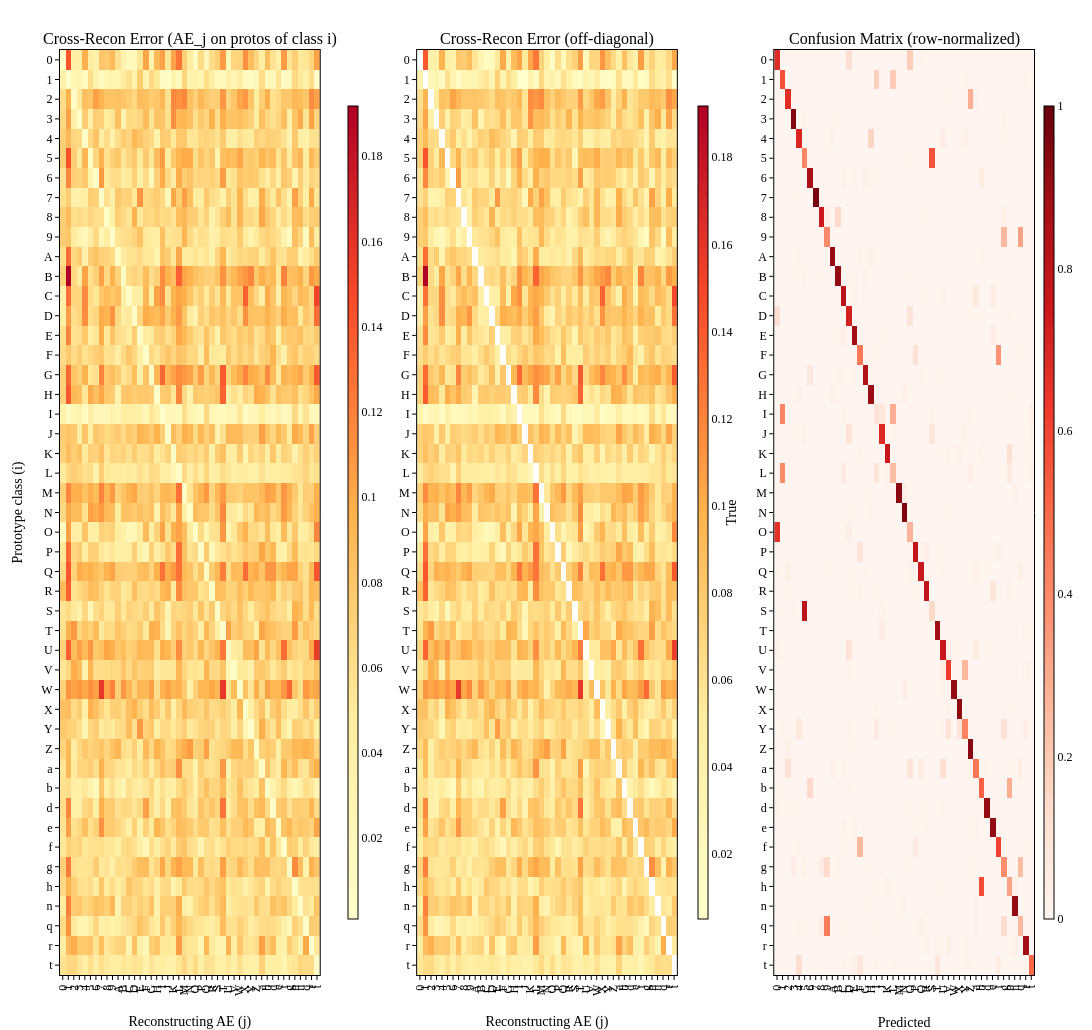
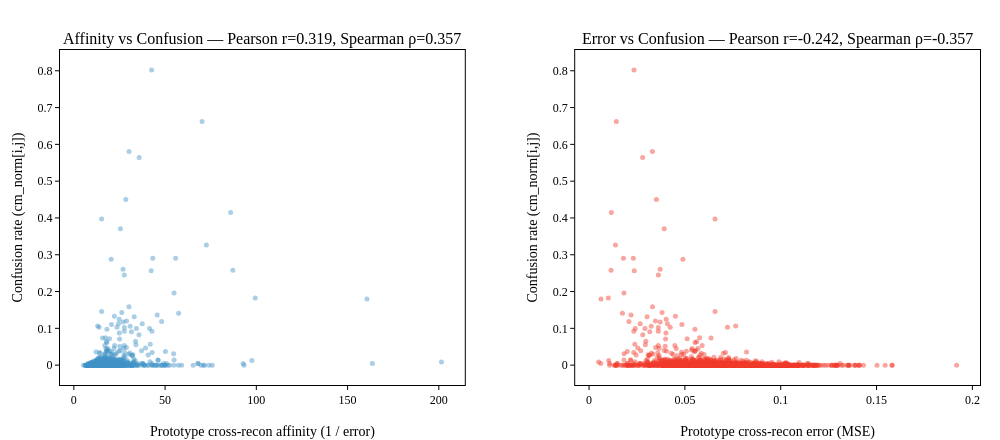

Source (notebook cell) for these figures, in order:
### Markdown cell above
## Cross-Reconstruction of Prototypes

For each class *i*, reconstruct its prototypes through **every** autoencoder *j*.
This produces a cross-reconstruction error matrix that reveals which AEs find each
other's prototypes easy to reconstruct — a structural predictor of misclassification.

### Code cell
# --- Cross-reconstruction error matrix for prototypes ---
proto_features = model._prototype_features
proto_classes = model._prototype_classes

if proto_features is None or len(proto_features) == 0:
    print("No prototype features found in the model checkpoint.")
else:
    cross_errors = np.zeros((num_classes, num_classes))
    proto_counts = np.zeros(num_classes)

    with torch.no_grad():
        for i in range(len(proto_features)):
            c_true = int(proto_classes[i].item())
            feat = proto_features[i].unsqueeze(0).to(DEVICE)
            errors = model.ae_manager.compute_all_reconstruction_errors(feat)
            cross_errors[c_true] += errors.cpu().numpy().squeeze(0)
            proto_counts[c_true] += 1

    for c in range(num_classes):
        if proto_counts[c] > 0:
            cross_errors[c] /= proto_counts[c]

    cross_offdiag = cross_errors.copy()
    np.fill_diagonal(cross_offdiag, np.nan)

    fig = make_subplots(
        rows=1, cols=3,
        subplot_titles=(
            "Cross-Recon Error (AE_j on protos of class i)",
            "Cross-Recon Error (off-diagonal)",
            "Confusion Matrix (row-normalized)",
        ),
        horizontal_spacing=0.10,
    )

    fig.add_trace(go.Heatmap(
        z=cross_errors, x=class_names, y=class_names,
        colorscale=YLORRD,
        colorbar=dict(x=0.285, len=0.9, thickness=10, outlinewidth=1, outlinecolor="black"),
        hovertemplate="i=%{y}<br>j=%{x}<br>err=%{z:.4f}<extra></extra>",
    ), row=1, col=1)

    fig.add_trace(go.Heatmap(
        z=cross_offdiag, x=class_names, y=class_names,
        colorscale=YLORRD,
        colorbar=dict(x=0.645, len=0.9, thickness=10, outlinewidth=1, outlinecolor="black"),
        hovertemplate="i=%{y}<br>j=%{x}<br>err=%{z:.4f}<extra></extra>",
    ), row=1, col=2)

    fig.add_trace(go.Heatmap(
        z=cm_norm, x=class_names, y=class_names,
        colorscale=REDS, zmin=0, zmax=1,
        colorbar=dict(x=1.0, len=0.9, thickness=10, outlinewidth=1, outlinecolor="black"),
        hovertemplate="true=%{y}<br>pred=%{x}<br>rate=%{z:.3f}<extra></extra>",
    ), row=1, col=3)

    for col in (1, 2, 3):
        fig.update_xaxes(dtick=1, tickangle=-90, row=1, col=col)
        fig.update_yaxes(dtick=1, autorange="reversed", row=1, col=col)

    fig.update_xaxes(title_text="Reconstructing AE (j)", row=1, col=1)
    fig.update_yaxes(title_text="Prototype class (i)", row=1, col=1)
    fig.update_xaxes(title_text="Reconstructing AE (j)", row=1, col=2)
    fig.update_xaxes(title_text="Predicted", row=1, col=3)
    fig.update_yaxes(title_text="True", row=1, col=3)

    side = max(380, num_classes * 20)
    fig.update_layout(width=side * 3 + 220, height=side + 90, showlegend=False)
    fig.show(config=PLOTLY_CONFIG)

    # --- Correlation: off-diagonal cross-recon error vs confusion rate ---
    offdiag_mask = ~np.eye(num_classes, dtype=bool)
    cross_vals = cross_errors[offdiag_mask]
    cm_vals = cm_norm[offdiag_mask]
    cross_affinity = 1.0 / np.clip(cross_vals, 1e-8, None)

    from scipy.stats import spearmanr, pearsonr
    r_pearson, p_pearson = pearsonr(cross_affinity, cm_vals)
    r_spearman, p_spearman = spearmanr(cross_affinity, cm_vals)
    r2_pearson, p2 = pearsonr(cross_vals, cm_vals)
    r2_spearman, p2s = spearmanr(cross_vals, cm_vals)

    fig = make_subplots(
        rows=1, cols=2,
        subplot_titles=(
            f"Affinity vs Confusion — Pearson r={r_pearson:.3f}, Spearman ρ={r_spearman:.3f}",
            f"Error vs Confusion — Pearson r={r2_pearson:.3f}, Spearman ρ={r2_spearman:.3f}",
        ),
        horizontal_spacing=0.12,
    )
    fig.add_trace(go.Scatter(
        x=cross_affinity, y=cm_vals, mode="markers",
        marker=dict(size=5, color="#4292c6", opacity=0.45, line=dict(width=0)),
        showlegend=False,
    ), row=1, col=1)
    fig.add_trace(go.Scatter(
        x=cross_vals, y=cm_vals, mode="markers",
        marker=dict(size=5, color="#ef3b2c", opacity=0.45, line=dict(width=0)),
        showlegend=False,
    ), row=1, col=2)

    fig.update_xaxes(title_text="Prototype cross-recon affinity (1 / error)", row=1, col=1)
    fig.update_yaxes(title_text="Confusion rate (cm_norm[i,j])", row=1, col=1)
    fig.update_xaxes(title_text="Prototype cross-recon error (MSE)", row=1, col=2)
    fig.update_yaxes(title_text="Confusion rate (cm_norm[i,j])", row=1, col=2)
    fig.update_layout(width=1000, height=440)
    fig.show(config=PLOTLY_CONFIG)

    # --- Per-class top "leaky" AEs ---
    print("Per-class: AEs that reconstruct class_i prototypes best (excluding own AE)")
    print("=" * 80)
    rows = []
    for c in range(num_classes):
        own_err = cross_errors[c, c]
        other_errs = sorted([(j, cross_errors[c, j]) for j in range(num_classes) if j != c], key=lambda x: x[1])[:3]
        top3_info = [
            f"{class_names[j]} (err={err:.4f}, conf={cm_norm[c, j]:.3f})"
            for j, err in other_errs
        ]
        rows.append({
            "class": class_names[c],
            "own_recon_err": f"{own_err:.4f}",
            "top_cross_recon": " | ".join(top3_info),
        })
    df_cross = pd.DataFrame(rows)
    display(df_cross)

### Figure 1 — Plotly figure (JSON) as saved in the notebook; plotly's stock layout.template omitted (floating-point values rounded to 4 significant figures; data arrays with more than 128 entries replaced by an {"elided": "..."} marker saying what was removed)
{"data": [{"colorbar": {"len": 0.9, "outlinecolor": "black", "outlinewidth": 1, "thickness": 10, "x": 0.285}, "colorscale": [[0, "#ffffcc"], [0.25, "#ffeda0"], [0.5, "#feb24c"], [0.75, "#fc4e2a"], [1, "#b10026"]], "hovertemplate": "i=%{y}<br>j=%{x}<br>err=%{z:.4f}<extra></extra>", "type": "heatmap", "x": ["0", "1", "2", "3", "4", "5", "6", "7", "8", "9", "A", "B", "C", "D", "E", "F", "G", "H", "I", "J", "K", "L", "M", "N", "O", "P", "Q", "R", "S", "T", "U", "V", "W", "X", "Y", "Z", "a", "b", "d", "e", "f", "g", "h", "n", "q", "r", "t"], "xaxis": "x", "y": ["0", "1", "2", "3", "4", "5", "6", "7", "8", "9", "A", "B", "C", "D", "E", "F", "G", "H", "I", "J", "K", "L", "M", "N", "O", "P", "Q", "R", "S", "T", "U", "V", "W", "X", "Y", "Z", "a", "b", "d", "e", "f", "g", "h", "n", "q", "r", "t"], "yaxis": "y", "z": {"elided": "47x47 float values"}}, {"colorbar": {"len": 0.9, "outlinecolor": "black", "outlinewidth": 1, "thickness": 10, "x": 0.645}, "colorscale": [[0, "#ffffcc"], [0.25, "#ffeda0"], [0.5, "#feb24c"], [0.75, "#fc4e2a"], [1, "#b10026"]], "hovertemplate": "i=%{y}<br>j=%{x}<br>err=%{z:.4f}<extra></extra>", "type": "heatmap", "x": ["0", "1", "2", "3", "4", "5", "6", "7", "8", "9", "A", "B", "C", "D", "E", "F", "G", "H", "I", "J", "K", "L", "M", "N", "O", "P", "Q", "R", "S", "T", "U", "V", "W", "X", "Y", "Z", "a", "b", "d", "e", "f", "g", "h", "n", "q", "r", "t"], "xaxis": "x2", "y": ["0", "1", "2", "3", "4", "5", "6", "7", "8", "9", "A", "B", "C", "D", "E", "F", "G", "H", "I", "J", "K", "L", "M", "N", "O", "P", "Q", "R", "S", "T", "U", "V", "W", "X", "Y", "Z", "a", "b", "d", "e", "f", "g", "h", "n", "q", "r", "t"], "yaxis": "y2", "z": {"elided": "47x47 float values"}}, {"colorbar": {"len": 0.9, "outlinecolor": "black", "outlinewidth": 1, "thickness": 10, "x": 1}, "colorscale": [[0, "#fff5f0"], [0.125, "#fee0d2"], [0.25, "#fcbba1"], [0.375, "#fc9272"], [0.5, "#fb6a4a"], [0.625, "#ef3b2c"], [0.75, "#cb181d"], [0.875, "#a50f15"], [1, "#67000d"]], "hovertemplate": "true=%{y}<br>pred=%{x}<br>rate=%{z:.3f}<extra></extra>", "type": "heatmap", "x": ["0", "1", "2", "3", "4", "5", "6", "7", "8", "9", "A", "B", "C", "D", "E", "F", "G", "H", "I", "J", "K", "L", "M", "N", "O", "P", "Q", "R", "S", "T", "U", "V", "W", "X", "Y", "Z", "a", "b", "d", "e", "f", "g", "h", "n", "q", "r", "t"], "xaxis": "x3", "y": ["0", "1", "2", "3", "4", "5", "6", "7", "8", "9", "A", "B", "C", "D", "E", "F", "G", "H", "I", "J", "K", "L", "M", "N", "O", "P", "Q", "R", "S", "T", "U", "V", "W", "X", "Y", "Z", "a", "b", "d", "e", "f", "g", "h", "n", "q", "r", "t"], "yaxis": "y3", "z": {"elided": "47x47 float values"}, "zmax": 1, "zmin": 0}], "layout": {"annotations": [{"font": {"size": 16}, "showarrow": false, "text": "Cross-Recon Error (AE_j on protos of class i)", "x": 0.1333, "xanchor": "center", "xref": "paper", "y": 1, "yanchor": "bottom", "yref": "paper"}, {"font": {"size": 16}, "showarrow": false, "text": "Cross-Recon Error (off-diagonal)", "x": 0.5, "xanchor": "center", "xref": "paper", "y": 1, "yanchor": "bottom", "yref": "paper"}, {"font": {"size": 16}, "showarrow": false, "text": "Confusion Matrix (row-normalized)", "x": 0.8667, "xanchor": "center", "xref": "paper", "y": 1, "yanchor": "bottom", "yref": "paper"}], "height": 1030, "showlegend": false, "width": 3040, "xaxis": {"anchor": "y", "domain": [0, 0.2667], "dtick": 1, "tickangle": -90, "title": {"text": "Reconstructing AE (j)"}}, "xaxis2": {"anchor": "y2", "domain": [0.3667, 0.6333], "dtick": 1, "tickangle": -90, "title": {"text": "Reconstructing AE (j)"}}, "xaxis3": {"anchor": "y3", "domain": [0.7333, 1], "dtick": 1, "tickangle": -90, "title": {"text": "Predicted"}}, "yaxis": {"anchor": "x", "autorange": "reversed", "domain": [0, 1], "dtick": 1, "title": {"text": "Prototype class (i)"}}, "yaxis2": {"anchor": "x2", "autorange": "reversed", "domain": [0, 1], "dtick": 1}, "yaxis3": {"anchor": "x3", "autorange": "reversed", "domain": [0, 1], "dtick": 1, "title": {"text": "True"}}}}

### Figure 2 — Plotly figure (JSON) as saved in the notebook; plotly's stock layout.template omitted (floating-point values rounded to 4 significant figures; data arrays with more than 128 entries replaced by an {"elided": "..."} marker saying what was removed)
{"data": [{"marker": {"color": "#4292c6", "line": {"width": 0}, "opacity": 0.45, "size": 5}, "mode": "markers", "showlegend": false, "type": "scatter", "x": {"elided": "2162 float values"}, "xaxis": "x", "y": {"elided": "2162 float values"}, "yaxis": "y"}, {"marker": {"color": "#ef3b2c", "line": {"width": 0}, "opacity": 0.45, "size": 5}, "mode": "markers", "showlegend": false, "type": "scatter", "x": {"elided": "2162 float values"}, "xaxis": "x2", "y": {"elided": "2162 float values"}, "yaxis": "y2"}], "layout": {"annotations": [{"font": {"size": 16}, "showarrow": false, "text": "Affinity vs Confusion — Pearson r=0.319, Spearman ρ=0.357", "x": 0.22, "xanchor": "center", "xref": "paper", "y": 1, "yanchor": "bottom", "yref": "paper"}, {"font": {"size": 16}, "showarrow": false, "text": "Error vs Confusion — Pearson r=-0.242, Spearman ρ=-0.357", "x": 0.78, "xanchor": "center", "xref": "paper", "y": 1, "yanchor": "bottom", "yref": "paper"}], "height": 440, "width": 1000, "xaxis": {"anchor": "y", "domain": [0, 0.44], "title": {"text": "Prototype cross-recon affinity (1 / error)"}}, "xaxis2": {"anchor": "y2", "domain": [0.56, 1], "title": {"text": "Prototype cross-recon error (MSE)"}}, "yaxis": {"anchor": "x", "domain": [0, 1], "title": {"text": "Confusion rate (cm_norm[i,j])"}}, "yaxis2": {"anchor": "x2", "domain": [0, 1], "title": {"text": "Confusion rate (cm_norm[i,j])"}}}}
